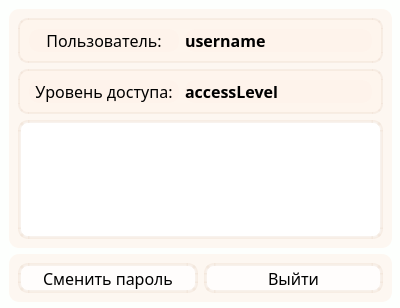
<?xml version="1.0" encoding="UTF-8"?>
<ui version="4.0">
 <class>AboutUserForm</class>
 <widget class="QWidget" name="AboutUserForm">
  <property name="geometry">
   <rect>
    <x>0</x>
    <y>0</y>
    <width>400</width>
    <height>308</height>
   </rect>
  </property>
  <property name="windowTitle">
   <string>Form</string>
  </property>
  <property name="styleSheet">
   <string notr="true">background-color: rgba(253, 255, 253, 255);
font-family: Century Gothic;</string>
  </property>
  <widget class="QFrame" name="frame">
   <property name="geometry">
    <rect>
     <x>0</x>
     <y>0</y>
     <width>401</width>
     <height>311</height>
    </rect>
   </property>
   <property name="styleSheet">
    <string notr="true">background-color:none;</string>
   </property>
   <layout class="QVBoxLayout" name="verticalLayout">
    <item>
     <widget class="QFrame" name="frame_4">
      <property name="styleSheet">
       <string notr="true">background-color: rgba(254, 244, 236, 180);
border-radius: 10px;</string>
      </property>
      <property name="frameShape">
       <enum>QFrame::StyledPanel</enum>
      </property>
      <property name="frameShadow">
       <enum>QFrame::Raised</enum>
      </property>
      <layout class="QVBoxLayout" name="verticalLayout_2">
       <item>
        <widget class="QFrame" name="frame_2">
         <property name="styleSheet">
          <string notr="true">background-color: rgba(254, 238, 229, 80);
border: 2px solid rgba(236, 218, 204, 90);
border-radius: 10px;</string>
         </property>
         <property name="frameShape">
          <enum>QFrame::StyledPanel</enum>
         </property>
         <property name="frameShadow">
          <enum>QFrame::Raised</enum>
         </property>
         <layout class="QHBoxLayout" name="horizontalLayout">
          <item>
           <widget class="QLabel" name="label_user">
            <property name="minimumSize">
             <size>
              <width>150</width>
              <height>0</height>
             </size>
            </property>
            <property name="maximumSize">
             <size>
              <width>150</width>
              <height>16777215</height>
             </size>
            </property>
            <property name="font">
             <font>
              <family>Century Gothic</family>
              <pointsize>12</pointsize>
             </font>
            </property>
            <property name="styleSheet">
             <string notr="true">background-color: rgba(254, 238, 229, 80);
border: none</string>
            </property>
            <property name="text">
             <string>Пользователь:</string>
            </property>
            <property name="alignment">
             <set>Qt::AlignCenter</set>
            </property>
           </widget>
          </item>
          <item>
           <widget class="QLabel" name="label_user_val">
            <property name="font">
             <font>
              <family>Century Gothic</family>
              <pointsize>12</pointsize>
              <bold>true</bold>
             </font>
            </property>
            <property name="styleSheet">
             <string notr="true">background-color: rgba(254, 238, 229, 80);
border: none</string>
            </property>
            <property name="text">
             <string>username</string>
            </property>
            <property name="alignment">
             <set>Qt::AlignLeading|Qt::AlignLeft|Qt::AlignVCenter</set>
            </property>
           </widget>
          </item>
         </layout>
        </widget>
       </item>
       <item>
        <widget class="QFrame" name="frame_3">
         <property name="minimumSize">
          <size>
           <width>100</width>
           <height>0</height>
          </size>
         </property>
         <property name="styleSheet">
          <string notr="true">background-color: rgba(254, 238, 229, 80);
border: 2px solid rgba(236, 218, 204, 90);
border-radius: 10px;</string>
         </property>
         <property name="frameShape">
          <enum>QFrame::StyledPanel</enum>
         </property>
         <property name="frameShadow">
          <enum>QFrame::Raised</enum>
         </property>
         <layout class="QHBoxLayout" name="horizontalLayout_2">
          <item>
           <widget class="QLabel" name="label_level">
            <property name="minimumSize">
             <size>
              <width>150</width>
              <height>0</height>
             </size>
            </property>
            <property name="maximumSize">
             <size>
              <width>150</width>
              <height>16777215</height>
             </size>
            </property>
            <property name="font">
             <font>
              <family>Century Gothic</family>
              <pointsize>12</pointsize>
             </font>
            </property>
            <property name="styleSheet">
             <string notr="true">background-color: rgba(254, 238, 229, 80);
border: none</string>
            </property>
            <property name="text">
             <string>Уровень доступа:</string>
            </property>
            <property name="alignment">
             <set>Qt::AlignCenter</set>
            </property>
           </widget>
          </item>
          <item>
           <widget class="QLabel" name="label_level_val">
            <property name="font">
             <font>
              <family>Century Gothic</family>
              <pointsize>12</pointsize>
              <bold>true</bold>
             </font>
            </property>
            <property name="styleSheet">
             <string notr="true">background-color: rgba(254, 238, 229, 80);
border: none</string>
            </property>
            <property name="text">
             <string>accessLevel</string>
            </property>
           </widget>
          </item>
         </layout>
        </widget>
       </item>
       <item>
        <widget class="QListWidget" name="listWidget">
         <property name="styleSheet">
          <string notr="true">background-color: white;
border: 3px solid rgba(236, 218, 204, 90);
border-radius: 10px;</string>
         </property>
        </widget>
       </item>
      </layout>
     </widget>
    </item>
    <item>
     <widget class="QFrame" name="frame_5">
      <property name="styleSheet">
       <string notr="true">background-color: rgba(254, 244, 236, 180);
border-radius: 10px;</string>
      </property>
      <property name="frameShape">
       <enum>QFrame::StyledPanel</enum>
      </property>
      <property name="frameShadow">
       <enum>QFrame::Raised</enum>
      </property>
      <layout class="QHBoxLayout" name="horizontalLayout_3">
       <item>
        <widget class="QPushButton" name="pushButton">
         <property name="minimumSize">
          <size>
           <width>0</width>
           <height>30</height>
          </size>
         </property>
         <property name="font">
          <font>
           <family>Century Gothic</family>
           <pointsize>12</pointsize>
          </font>
         </property>
         <property name="styleSheet">
          <string notr="true">QPushButton {
background-color: rgba(255, 255, 255, 200);
border: 3px solid rgba(236, 218, 204, 90);
border-radius: 10px;
}
QPushButton:hover {
background-color: rgba(236, 218, 204, 90);
}
QPushButton:pressed {
background-color: rgba(236, 218, 204, 150);
}</string>
         </property>
         <property name="text">
          <string>Сменить пароль</string>
         </property>
        </widget>
       </item>
       <item>
        <widget class="QPushButton" name="pushButton_exit">
         <property name="minimumSize">
          <size>
           <width>0</width>
           <height>30</height>
          </size>
         </property>
         <property name="font">
          <font>
           <family>Century Gothic</family>
           <pointsize>12</pointsize>
          </font>
         </property>
         <property name="styleSheet">
          <string notr="true">QPushButton {
background-color: rgba(255, 255, 255, 200);
border: 3px solid rgba(236, 218, 204, 90);
border-radius: 10px;
}
QPushButton:hover {
background-color: rgba(236, 218, 204, 90);
}
QPushButton:pressed {
background-color: rgba(236, 218, 204, 150);
}</string>
         </property>
         <property name="text">
          <string>Выйти</string>
         </property>
        </widget>
       </item>
      </layout>
     </widget>
    </item>
   </layout>
  </widget>
 </widget>
 <resources/>
 <connections/>
</ui>
